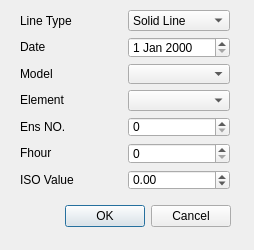
<?xml version="1.0" encoding="UTF-8"?>
<ui version="4.0">
 <class>IsoDialog</class>
 <widget class="QDialog" name="IsoDialog">
  <property name="windowModality">
   <enum>Qt::WindowModal</enum>
  </property>
  <property name="geometry">
   <rect>
    <x>0</x>
    <y>0</y>
    <width>254</width>
    <height>250</height>
   </rect>
  </property>
  <property name="windowTitle">
   <string>Dialog</string>
  </property>
  <widget class="QWidget" name="layoutWidget">
   <property name="geometry">
    <rect>
     <x>20</x>
     <y>200</y>
     <width>211</width>
     <height>33</height>
    </rect>
   </property>
   <layout class="QHBoxLayout">
    <property name="spacing">
     <number>6</number>
    </property>
    <property name="margin">
     <number>0</number>
    </property>
    <item>
     <spacer>
      <property name="orientation">
       <enum>Qt::Horizontal</enum>
      </property>
      <property name="sizeHint" stdset="0">
       <size>
        <width>131</width>
        <height>31</height>
       </size>
      </property>
     </spacer>
    </item>
    <item>
     <widget class="QPushButton" name="okButton">
      <property name="text">
       <string>OK</string>
      </property>
     </widget>
    </item>
    <item>
     <widget class="QPushButton" name="cancelButton">
      <property name="text">
       <string>Cancel</string>
      </property>
     </widget>
    </item>
   </layout>
  </widget>
  <widget class="QWidget" name="layoutWidget">
   <property name="geometry">
    <rect>
     <x>20</x>
     <y>10</y>
     <width>210</width>
     <height>180</height>
    </rect>
   </property>
   <layout class="QGridLayout" name="gridLayout">
    <item row="0" column="0">
     <layout class="QVBoxLayout" name="verticalLayout">
      <item>
       <widget class="QLabel" name="label_7">
        <property name="text">
         <string>Line Type</string>
        </property>
       </widget>
      </item>
      <item>
       <widget class="QLabel" name="label_3">
        <property name="text">
         <string>Date</string>
        </property>
       </widget>
      </item>
      <item>
       <widget class="QLabel" name="label">
        <property name="text">
         <string>Model</string>
        </property>
       </widget>
      </item>
      <item>
       <widget class="QLabel" name="label_2">
        <property name="text">
         <string>Element</string>
        </property>
       </widget>
      </item>
      <item>
       <widget class="QLabel" name="label_5">
        <property name="text">
         <string>Ens NO.</string>
        </property>
       </widget>
      </item>
      <item>
       <widget class="QLabel" name="label_4">
        <property name="text">
         <string>Fhour</string>
        </property>
       </widget>
      </item>
      <item>
       <widget class="QLabel" name="label_6">
        <property name="text">
         <string>ISO Value</string>
        </property>
       </widget>
      </item>
     </layout>
    </item>
    <item row="0" column="1">
     <layout class="QVBoxLayout" name="verticalLayout_2">
      <item>
       <widget class="QComboBox" name="line_type_combo_box">
        <item>
         <property name="text">
          <string>Solid Line</string>
         </property>
        </item>
        <item>
         <property name="text">
          <string>Dashed Line</string>
         </property>
        </item>
       </widget>
      </item>
      <item>
       <widget class="QDateEdit" name="date_edit"/>
      </item>
      <item>
       <widget class="QComboBox" name="model_combo_box"/>
      </item>
      <item>
       <widget class="QComboBox" name="element_combo_box"/>
      </item>
      <item>
       <widget class="QSpinBox" name="ens_number_spin_box"/>
      </item>
      <item>
       <widget class="QSpinBox" name="fhour_spin_box">
        <property name="maximum">
         <number>200</number>
        </property>
       </widget>
      </item>
      <item>
       <widget class="QDoubleSpinBox" name="iso_spin_box">
        <property name="minimum">
         <double>-100000.000000000000000</double>
        </property>
        <property name="maximum">
         <double>200000.000000000000000</double>
        </property>
       </widget>
      </item>
     </layout>
    </item>
   </layout>
  </widget>
 </widget>
 <resources/>
 <connections>
  <connection>
   <sender>okButton</sender>
   <signal>clicked()</signal>
   <receiver>IsoDialog</receiver>
   <slot>accept()</slot>
   <hints>
    <hint type="sourcelabel">
     <x>278</x>
     <y>253</y>
    </hint>
    <hint type="destinationlabel">
     <x>96</x>
     <y>254</y>
    </hint>
   </hints>
  </connection>
  <connection>
   <sender>cancelButton</sender>
   <signal>clicked()</signal>
   <receiver>IsoDialog</receiver>
   <slot>reject()</slot>
   <hints>
    <hint type="sourcelabel">
     <x>369</x>
     <y>253</y>
    </hint>
    <hint type="destinationlabel">
     <x>179</x>
     <y>282</y>
    </hint>
   </hints>
  </connection>
 </connections>
</ui>
